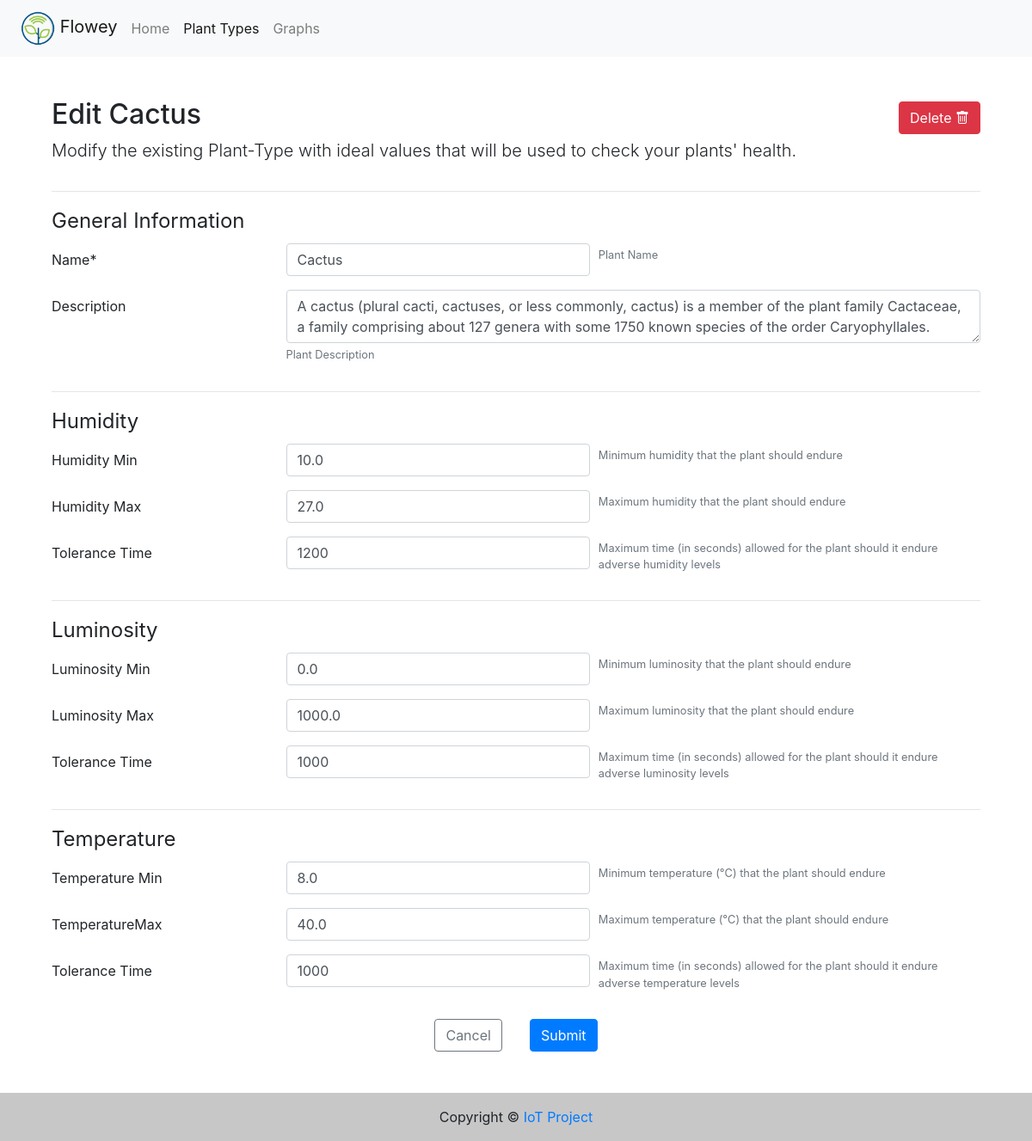
The app's page /plant_type/4/edit with its own data.
### models/plant_type.py (models this page shows)
@dataclass
class PlantTypeModel(db.Model):
    __tablename__ = 'plant_type'
    id: int = db.Column(db.Integer, primary_key=True, autoincrement=True)
    last_modified: datetime = db.Column(db.DateTime, default=datetime.utcnow, onupdate=datetime.utcnow)
    name: str = db.Column(db.String(length=128), nullable=False, unique=True)
    description: str = db.Column(db.Text)
    humidity_min: float = db.Column(db.Float)
    humidity_max: float = db.Column(db.Float)
    humidity_tolerance_time: int = db.Column(db.Integer)
    luminosity_min: float = db.Column(db.Float)
    luminosity_max: float = db.Column(db.Float)
    luminosity_tolerance_time: int = db.Column(db.Integer)
    temperature_min: float = db.Column(db.Float)
    temperature_max: float = db.Column(db.Float)
    temperature_tolerance_time: int = db.Column(db.Integer)
    plant_data = db.relationship('PlantDataModel',
                                 lazy=True)

### views/plant_type.py (the view, shortened to what this page needs)
@plant_type_bp.route('/<int:plant_type_id>/edit', methods=['GET', 'POST'])
def edit(plant_type_id):
    plant_type = PlantTypeModel.query.get_or_404(plant_type_id)
    form = PlantTypeForm(obj=plant_type)
    error = None
    success = None
    return render_template('plant_type/form_edit.html',
                           title=f'Edit {plant_type.name}',
                           plant_type_model=plant_type,
                           plant_type_form=form,
                           form_endpoint={'endpoint': 'plant_type.edit',
                                          'plant_type_id': plant_type_id},
                           back_endpoint={'endpoint': 'plant_type.details',
                                          'plant_type_id': plant_type_id},
                           error=error,
                           success=success)

### utils.py (called while the page is built)
def randint(a, b):
    return random.randint(a, b)

### views/plant_type.py (called while the page is built)
@plant_type_bp.context_processor
def utility_title(title='Plant Type'):
    return dict(title=title)

### templates/plant_type/form_edit.html (shortened to what this page needs)
{% extends "plant_type/form.html" %}
{% block plant_type_form_title %}
    <div class="row align-items-center">
        <div class="col">
            <h2>Edit {{ plant_type_model.name }}</h2>
        </div>
        <div class="col-auto">
            <button type="button" class="btn btn-danger" data-toggle="modal" data-target="#plant_type-deleteModal">
                <span class="d-none d-md-inline">Delete </span><i class="bi bi-trash"></i>
            </button>
        </div>
    </div>
    <div class="row">
        <div class="col">
            <p class="lead">
                Modify the existing Plant-Type with ideal values that will be used to check your plants' health.
            </p>
        </div>
    </div>
{% endblock %}

### templates/macros/_render_field.html (shortened to what this page needs)
{% macro render_field(field) %}
    <label for="{{ field.id }}" class="col-sm-3 col-form-label">
        {{ field.label.text }}{% if field.flags.required %}*{% endif %}
    </label>
    {% if field.type in ['IntegerField','FloatField','DecimalField'] %}
        <div class="col-sm-4">
            <input type="number"
                   class="form-control {% if field.errors|length > 0 %}is-invalid{% endif %}"
                   id="{{ field.id }}"
                   name="{{ field.name }}"
                   placeholder="{{ field.label.text }}{% if field.flags.required %}*{% endif %}"
                   value="{{ field.data if not None }}"
                   aria-describedby="{{ field.id }}--help {{ field.id }}--feedback"
                   {% if field.type == 'IntegerField' %}step="1"{% endif %}
                   min="{{ (field.validators|selectattr('__class__.__name__', 'eq', 'NumberRange')|first).min if not None }}"
                   max="{{ (field.validators|selectattr('__class__.__name__', 'eq', 'NumberRange')|first).max if not None }}"
            />
        </div>
        <small id="{{ field.id }}--help" class="form-text text-muted col-sm-5">
            {{ field.description }}
        </small>
    {% elif field.type in ['TextAreaField'] %}
        <div class="col">
            <textarea
                    class="form-control {% if field.errors|length > 0 %}is-invalid{% endif %}"
                    id="{{ field.id }}"
                    name="{{ field.name }}"
                    placeholder="{{ field.label.text }}{% if field.flags.required %}*{% endif %}"
                    aria-describedby="{{ field.id }}--help {{ field.id }}--feedback"
            >{{ field.data if field.data }}</textarea>
        </div>
        <small id="{{ field.id }}--help" class="form-text text-muted col offset-sm-3">
            {{ field.description }}
        </small>
    {% else %}
        <div class="col-sm-4">
            <input type="text"
                   class="form-control {% if field.errors|length > 0 %}is-invalid{% endif %}"
                   id="{{ field.id }}"
                   name="{{ field.name }}"
                   placeholder="{{ field.label.text }}{% if field.flags.required %}*{% endif %}"
                   value="{{ field.data if field.data }}"
                   aria-describedby="{{ field.id }}--help {{ field.id }}--feedback"
                   {% if field.flags.required %}required{% endif %}
            />
        </div>
        <small id="{{ field.id }}--help" class="form-text text-muted col-sm-5">
            {{ field.description }}
        </small>
    {% endif %}
{% endmacro %}

### records on screen
PlantTypeModel: name "Cactus", description "A cactus (plural cacti, cactuses, or less commonly, cactus) is a member of the plant family Cactaceae, a family comprising about 127 genera with some 1750 known species of the order Caryophyllales.", humidity_min "10.0", humidity_max "27.0", luminosity_min "0.0", luminosity_max "1000.0", temperature_min "8.0", temperature_max "40.0"

### other values on screen
{{ field.label.text }} "Name Description Humidity Min Humidity Max Tolerance Time Luminosity Min Luminosity Max Tolerance Time Temperature Min TemperatureMax Tolerance Time"
{{ field.description }} "Plant Name"
{{ field.description }} "Plant Description"
